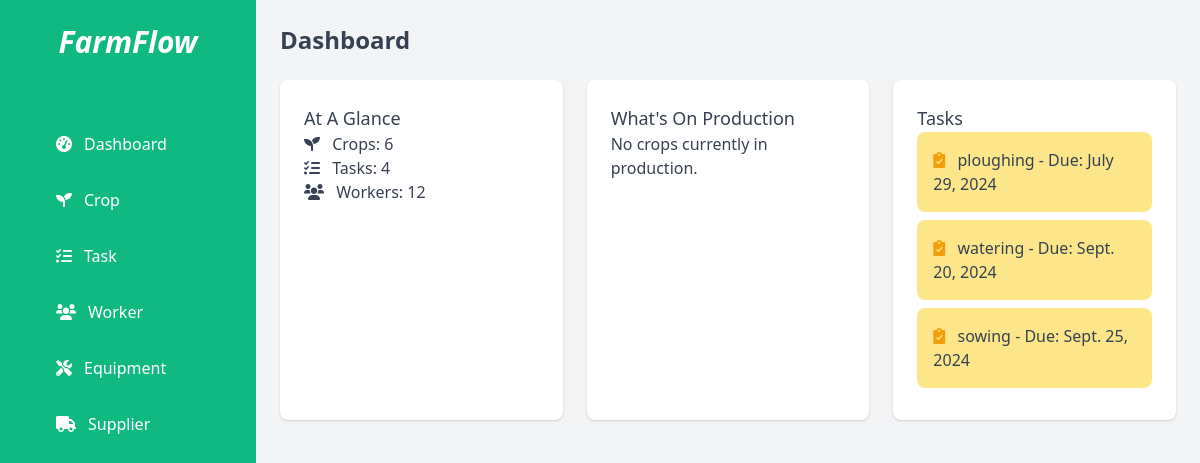
/dashboard/, run on the app's committed database.
### dashboard/models.py (models this page shows, shortened)
class AssignmentDetails(models.Model):
    TASK_CHOICES = [
        ('ploughing', 'Ploughing'),
        ('sowing', 'Sowing'),
        ('watering', 'Watering'),
        ('harvesting', 'Harvesting'),
    ]
    task = models.CharField(max_length=50, choices=TASK_CHOICES)
    start_date = models.DateField()
    end_date = models.DateField()
    assigned_to = models.ForeignKey(WorkerDetails, on_delete=models.CASCADE)
    equipment_needed = models.ForeignKey(EquipmentDetails, on_delete=models.CASCADE, related_name='assignments', null=True, blank=True)
    class Meta:
        verbose_name = "Assignment"
        verbose_name_plural = "Assignments"

### dashboard/views.py (the view)
# urls.py: path('dashboard/', views.dashboard, name='dashboard'),
def dashboard(request):
    crop_count = CropDetails.objects.count()
    task_count = AssignmentDetails.objects.count()
    worker_count = WorkerDetails.objects.count()
    current_crops = CropDetails.objects.filter(planting_date__lte=date.today(), harvesting_date__gte=date.today())
    urgent_tasks = AssignmentDetails.objects.filter(end_date__lte=date.today()).order_by('end_date')[:3]
    upcoming_tasks = AssignmentDetails.objects.filter(end_date__gt=date.today()).order_by('end_date')[:3]
    context = {
        'crop_count': crop_count,
        'task_count': task_count,
        'worker_count': worker_count,
        'current_crops': current_crops,
        'urgent_tasks': urgent_tasks,
        'upcoming_tasks': upcoming_tasks,
    }
    return render(request, 'dashboard.html', context)

### templates/dashboard.html (shortened to what this page needs)
{% load static %}
<!DOCTYPE html>
<html lang="en">
<head>
    <link href="https://cdn.jsdelivr.net/npm/tailwindcss@2.2.19/dist/tailwind.min.css" rel="stylesheet">
    <link href="https://cdnjs.cloudflare.com/ajax/libs/font-awesome/6.0.0-beta3/css/all.min.css" rel="stylesheet">
</head>
<body class="bg-gray-100 text-gray-700">
    <aside class="bg-green-500 text-white w-64 h-screen fixed">
        <div class="text-center py-6">
            <h1 class="italic text-3xl font-bold">FarmFlow</h1>
        </div>
        <nav class="mt-10">
            <ul>
                <li class="mb-4">
                    <a href="#" class="flex items-center py-2 px-14 rounded hover:bg-green-400">
                        <i class="fas fa-tachometer-alt mr-3"></i>
                        Dashboard
                    </a>
                </li>
                <li class="mb-4">
                    <a href="crop/" class="flex items-center py-2 px-14 rounded hover:bg-green-400">
                        <i class="fas fa-seedling mr-3"></i>
                        Crop
                    </a>
                </li>
                <li class="mb-4">
                    <a href="task/" class="flex items-center py-2 px-14 rounded hover:bg-green-400">
                        <i class="fas fa-tasks mr-3"></i>
                        Task
                    </a>
                </li>
                <li class="mb-4">
                    <a href="worker/" class="flex items-center py-2 px-14 rounded hover:bg-green-400">
                        <i class="fas fa-users mr-3"></i>
                        Worker
                    </a>
                </li>
                <li class="mb-4">
                    <a href="equipment/" class="flex items-center py-2 px-14 rounded hover:bg-green-400">
                        <i class="fas fa-tools mr-3"></i>
                        Equipment
                    </a>
                </li>
                <li class="mb-4">
                    <a href="supplier/" class="flex items-center py-2 px-14 rounded hover:bg-green-400">
                        <i class="fas fa-truck mr-3"></i>
                        Supplier
                    </a>
                </li>
            </ul>
        </nav>
    </aside>
    <div class="ml-64 p-6">
        <header class="flex justify-between items-center mb-6">
            <h2 class="text-2xl font-semibold">Dashboard</h2>
        </header>
        <div class="grid grid-cols-1 md:grid-cols-2 lg:grid-cols-3 gap-6">
            <div class="bg-white p-6 rounded-lg shadow">
                <h3 class="text-lg font-medium">At A Glance</h3>
                <p><i class="fas fa-seedling mr-2"></i> Crops: {{ crop_count }}</p>
                <p><i class="fas fa-tasks mr-2"></i> Tasks: {{ task_count }}</p>
                <p><i class="fas fa-users mr-2"></i> Workers: {{ worker_count }}</p>
            </div>
            <div class="bg-white p-6 rounded-lg shadow">
                <h3 class="text-lg font-medium">What's On Production</h3>
                {% for crop in current_crops %}
                <p><i class="fas fa-seedling mr-2"></i> {{ crop.name }} (Planted: {{ crop.planting_date }})</p>
                {% empty %}
                <p>No crops currently in production.</p>
                {% endfor %}
            </div>
            <div class="bg-white p-6 rounded-lg shadow md:col-span-2 lg:col-span-1">
                <h3 class="text-lg font-medium">Tasks</h3>
                {% for task in upcoming_tasks %}
                <div class="bg-yellow-200 p-4 rounded-lg mb-2">
                    <p><i class="fas fa-clipboard-check mr-2 text-yellow-500"></i> {{ task.task }} - Due: {{ task.end_date }}</p>
                </div>
                {% endfor %}
            </div>
        </div>
    </div>
</body>
</html>
<!--{% load static %}
<!DOCTYPE html>
<html lang="en">
<head>
    <meta charset="UTF-8">
    <meta name="viewport" content="width=device-width, initial-scale=1.0">
    <title>Dashboard</title>
    <link href="https://cdn.jsdelivr.net/npm/tailwindcss@2.2.19/dist/tailwind.min.css" rel="stylesheet">
</head>
<body class="bg-gray-100 text-gray-700">
    <aside class="bg-green-500 text-white w-64 h-screen fixed">
        <div class="text-center py-6">
            <h1 class="italic text-3xl font-bold">FarmFlow</h1>
        </div>
        <nav class="mt-10">
            <ul>
                <li class="mb-4">
                    <a href="#" class="flex items-center py-2 px-14 rounded">
                        Dashboard
                    </a>
                </li>
                <li class="mb-4">
                    <a href='crop/' class="flex items-center py-2 px-14 rounded hover:bg-green-400">
                        Crop
                    </a>
                </li>
                <li class="mb-4">
                    <a href="task/" class="flex items-center py-2 px-14 rounded hover:bg-green-400">
                        Task
                    </a>
                </li>
                <li class="mb-4">
                    <a href="worker/" class="flex items-center py-2 px-14 rounded hover:bg-green-400">
                        Worker
                    </a>
                </li>
                <li class="mb-4">
                    <a href="equipment/" class="flex items-center py-2 px-14 rounded hover:bg-green-400">
                        Equipment
                    </a>
                </li>
                <li class="mb-4">
                    <a href="supplier/" class="flex items-center py-2 px-14 rounded hover:bg-green-400">
                        Supplier
                    </a>
                </li>
            </ul>
        </nav>
    </aside>
    <div class="ml-64 p-6">
        <header class="flex justify-between items-center mb-6">
            <h2 class="text-2xl font-semibold">Dashboard</h2>
        </header>
        <div class="grid grid-cols-1 md:grid-cols-2 lg:grid-cols-3 gap-6">
            <div class="bg-white p-6 rounded-lg shadow">
            </div>
            <div class="bg-white p-6 rounded-lg shadow">
            </div>
            <div class="bg-white p-6 rounded-lg shadow md:col-span-2 lg:col-span-1">
            </div>
        </div>
    </div>
</body>
</html> -->

### data on the page
AssignmentDetails: task "ploughing", end_date "July 29, 2024"
AssignmentDetails: task "watering", end_date "Sept. 20, 2024"
AssignmentDetails: task "sowing", end_date "Sept. 25, 2024"

### other printed values
{{ crop_count }} "6"
{{ task_count }} "4"
{{ worker_count }} "12"
